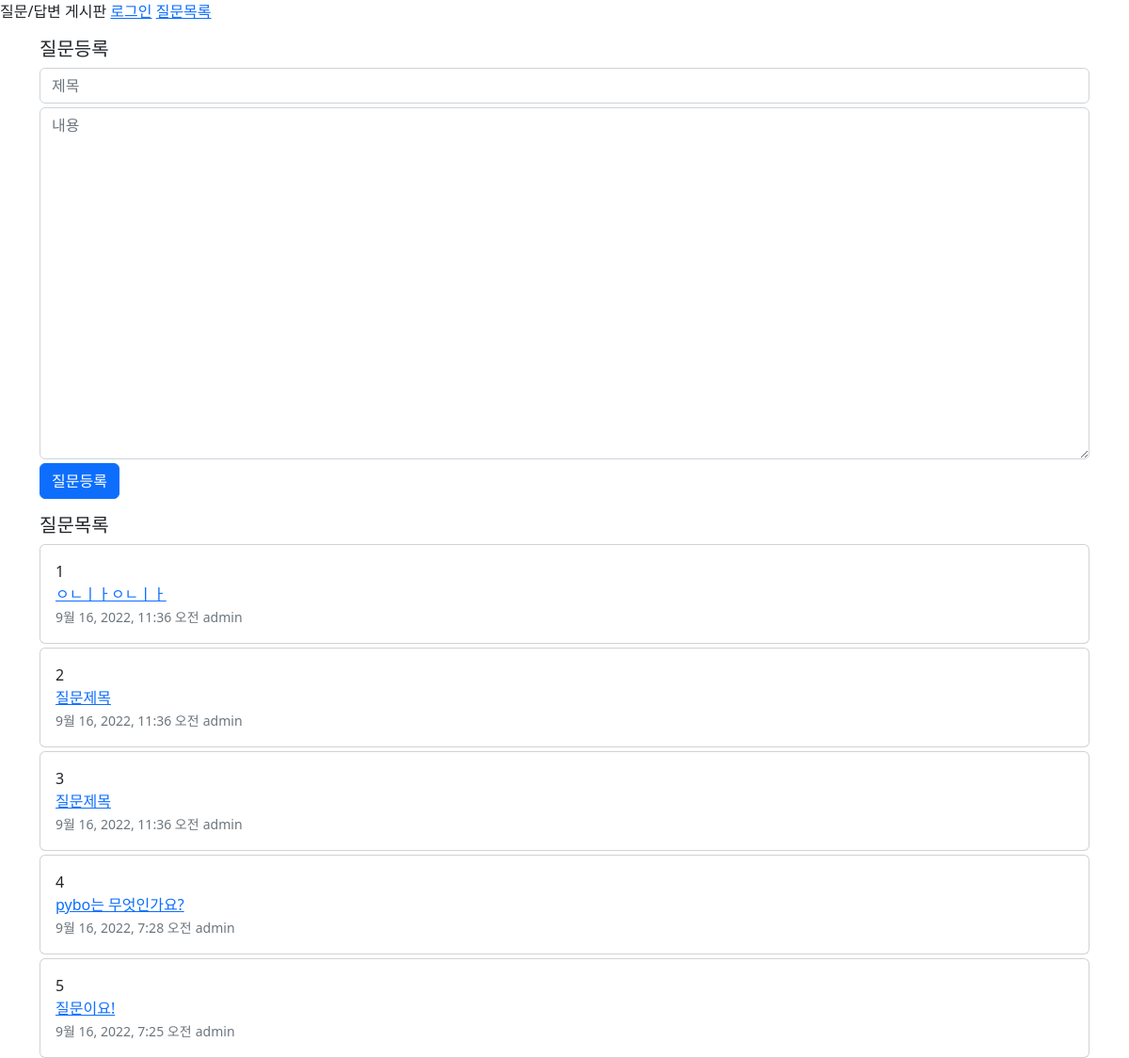
The app's page /, older data.
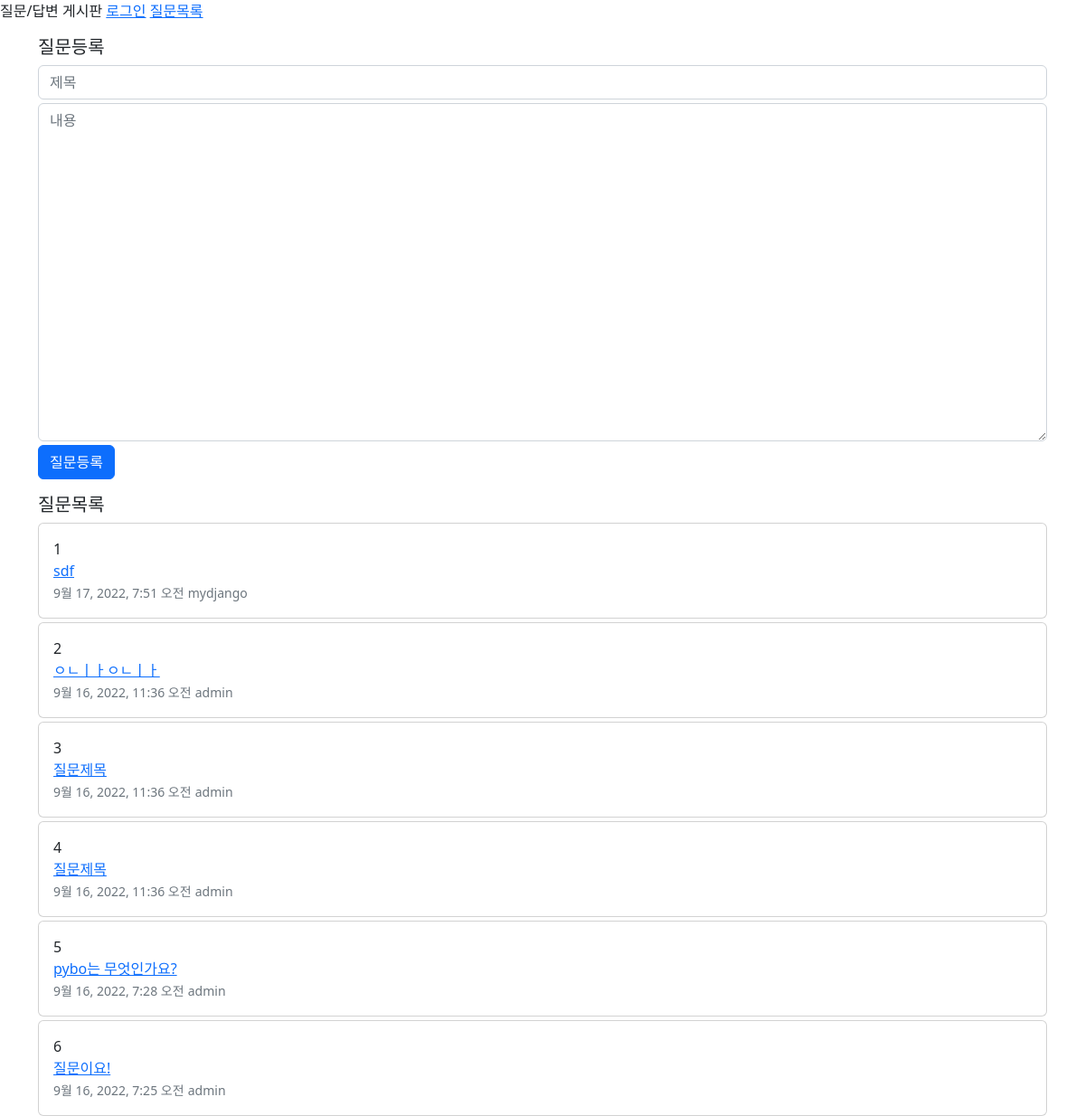
The same page, newer data.
### myapp/models.py (models this page shows, shortened)
class Question(models.Model):
    author = models.ForeignKey(User, on_delete=models.CASCADE)
    subject = models.CharField(max_length=200)
    content = models.TextField()
    create_date = models.DateTimeField()
    modify_date = models.DateTimeField(null=True, blank=True)

### myapp/views.py (the view)
# urls.py: path('', views.index, name='index'),
def index(request):
    question_list = Question.objects.order_by('-create_date')
    context = {'question_list': question_list}
    return render(request, 'myapp/question_list.html', context)

### template/myapp/question_list.html (shortened to what this page needs)
{% extends 'base.html' %}
{% block content %}
<h5>질문등록</h5>
<form action="{% url 'myapp:question_create' %}" method="post">
    <div>
        <input type="text" id="subject" name="subject" placeholder="제목" class="form-control">
    </div>
    <div class="mt-1">
        <textarea name="content" id="content" rows="15" placeholder="내용" class="form-control"></textarea>
    </div>
    <div class="mt-1">
        <input type="submit" value="질문등록" class="btn btn-primary">
    </div>
</form>
<h5 class="mt-3">질문목록</h5>
{% if question_list %}
    {% for question in question_list %}
    <div class="card card-body mt-1">
        <div>{{forloop.counter}}</div>
        <div>
            <a href="{% url 'myapp:detail' question.id %}">{{question.subject}}</a>
        </div>
        <div class="text-muted">
            <small>{{question.create_date}}</small>
            <small>{{question.author.username}}</small>
        </div>
    </div>
    {% endfor %}
{% else %}
    <p>질문이 없습니다.</p>
{% endif %}
{% endblock %}

### template/base.html (shortened to what this page needs)
<!DOCTYPE html>
<html>
<head>
    <link href="https://cdn.jsdelivr.net/npm/bootstrap@5.2.1/dist/css/bootstrap.min.css" rel="stylesheet">
</head>
<body>
    <div>
        <span>질문/답변 게시판</span>
        {% if user.is_authenticated %}
        <a href="{% url 'common:logout' %}">{{user.username}} 로그아웃</a>
        {% else %}
        <a href="{% url 'common:login' %}">로그인</a>
        {% endif %}
        <a href="{% url 'myapp:list' %}">질문목록</a>
    </div>
    <div class="container mt-3">
    {% block content %}
    {% endblock %}
    </div>
</body>
</html>

Row changes from the older to the newer data that the page shows:
added Question: subject "sdf", create_date "9월 17, 2022, 7:51 오전", author.username "mydjango"
